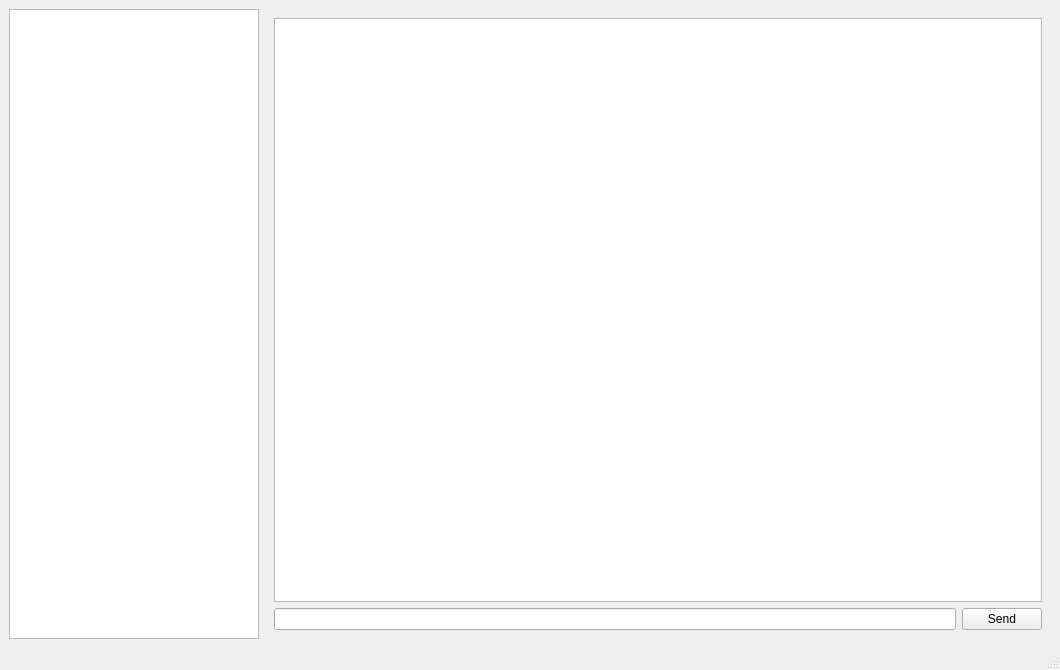
<?xml version="1.0" encoding="UTF-8"?>
<ui version="4.0">
 <class>MainWindow</class>
 <widget class="QMainWindow" name="MainWindow">
  <property name="geometry">
   <rect>
    <x>0</x>
    <y>0</y>
    <width>1060</width>
    <height>670</height>
   </rect>
  </property>
  <property name="windowTitle">
   <string>MainWindow</string>
  </property>
  <widget class="QWidget" name="centralwidget">
   <layout class="QHBoxLayout" name="horizontalLayout_2">
    <item>
     <widget class="QListView" name="usersListView">
      <property name="minimumSize">
       <size>
        <width>250</width>
        <height>0</height>
       </size>
      </property>
      <property name="maximumSize">
       <size>
        <width>250</width>
        <height>16777215</height>
       </size>
      </property>
     </widget>
    </item>
    <item>
     <widget class="QStackedWidget" name="chatStackedWidget">
      <property name="enabled">
       <bool>true</bool>
      </property>
      <property name="currentIndex">
       <number>0</number>
      </property>
      <widget class="QWidget" name="chatPage">
       <layout class="QHBoxLayout" name="horizontalLayout">
        <item>
         <layout class="QVBoxLayout" name="chatLayout">
          <property name="sizeConstraint">
           <enum>QLayout::SizeConstraint::SetDefaultConstraint</enum>
          </property>
          <item>
           <widget class="QListView" name="messagesListView">
            <property name="minimumSize">
             <size>
              <width>350</width>
              <height>0</height>
             </size>
            </property>
           </widget>
          </item>
          <item>
           <layout class="QHBoxLayout" name="horizontalLayout_3">
            <item>
             <widget class="QLineEdit" name="messageLineEdit"/>
            </item>
            <item>
             <widget class="QPushButton" name="sendMessageButton">
              <property name="text">
               <string>Send</string>
              </property>
             </widget>
            </item>
           </layout>
          </item>
         </layout>
        </item>
       </layout>
      </widget>
      <widget class="QWidget" name="noChatSelectedPage">
       <layout class="QHBoxLayout" name="horizontalLayout_4">
        <item>
         <layout class="QVBoxLayout" name="verticalLayout">
          <item>
           <widget class="QFrame" name="messageLayout">
            <property name="frameShape">
             <enum>QFrame::Shape::StyledPanel</enum>
            </property>
            <property name="frameShadow">
             <enum>QFrame::Shadow::Raised</enum>
            </property>
            <layout class="QVBoxLayout" name="verticalLayout_2">
             <item>
              <widget class="QLabel" name="messageLabel">
               <property name="text">
                <string>ayo no chat selected</string>
               </property>
              </widget>
             </item>
            </layout>
           </widget>
          </item>
         </layout>
        </item>
       </layout>
      </widget>
     </widget>
    </item>
   </layout>
  </widget>
  <widget class="QMenuBar" name="menubar">
   <property name="geometry">
    <rect>
     <x>0</x>
     <y>0</y>
     <width>1060</width>
     <height>33</height>
    </rect>
   </property>
  </widget>
  <widget class="QStatusBar" name="statusbar"/>
  <action name="actionhello">
   <property name="text">
    <string>hello</string>
   </property>
  </action>
  <action name="action123">
   <property name="text">
    <string>123</string>
   </property>
  </action>
 </widget>
 <resources/>
 <connections/>
</ui>
